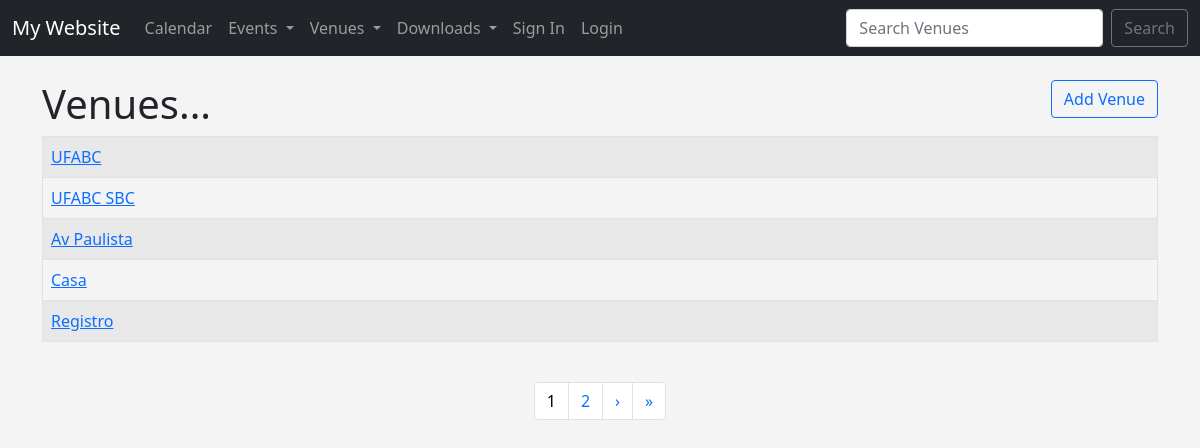
Screenshot of /list_venues with the database file from the repository.
### events/models.py (models this page shows)
class Venue(models.Model):
	name = models.CharField('Venue Name', max_length=120)
	address = models.CharField(max_length=300)
	zip_code = models.CharField('Zip Code', max_length=12)
	phone = models.CharField('Contact Phone', max_length=25, blank=True)
	website = models.URLField('Website Address', blank=True)
	email_address = models.EmailField('Email Address', blank=True)
	def __str__(self):
		return self.name

### events/views.py (the view)
# urls.py: path('list_venues', views.list_venues, name="list-venues"),
def list_venues(request):
	venue_list = Venue.objects.all()
	p = Paginator(Venue.objects.all(), 5)
	page = request.GET.get('page')
	venues = p.get_page(page)
	nums = "a" * venues.paginator.num_pages
	return render(request, 'events/venue.html', {
		'venue_list': venue_list,
		'venues': venues,
		'nums': nums
		})

### events/templates/events/venue.html (shortened to what this page needs)
{% extends 'events/base.html' %}
{% block content %}
<h1>
	Venues...
	<a href="{% url 'add-venue' %}" type="button" class="btn btn-outline-primary" style="float: right;">
		Add Venue
	</a>
</h1>
<table class="table table-bordered table-striped table-hover">
	{% for venue in venues %}
	<tr >
		<td>
			<a href="{% url 'show-venue' venue.id %}">{{ venue }}</a>
		</td>
	</tr>
	{% endfor %}
</table>
<br>
<nav aria-label="Page navigation example">
	<ul class="pagination justify-content-center">
	{% for i in nums %}
		{% if forloop.counter  == venues.number %}
		<li class="page-item" style="color: black;"><a class="page-link" style="color: black;" href="?page={{ forloop.counter }}">{{ forloop.counter }}</a></li>
		{% else %}
		<li class="page-item"><a class="page-link" href="?page={{ forloop.counter }}">{{ forloop.counter }}</a></li>
		{% endif %}
	{% endfor %}
	{% if venues.has_next %}
		<li class="page-item"><a class="page-link" href="?page={{ venues.next_page_number }}">&rsaquo;</a></li>
		<li class="page-item"><a class="page-link" href="?page={{venues.paginator.num_pages}}">&raquo; </a></li>
	{% endif %}
	</ul>
</nav>
<br><br><br><br><br><br><br>
{% endblock %}

### events/templates/events/base.html (style rules this page uses)
body { background: #f4f4f4; }

### rows the page displays
Venue: name "UFABC"
Venue: name "UFABC SBC"
Venue: name "Av Paulista"
Venue: name "Casa"
Venue: name "Registro"
